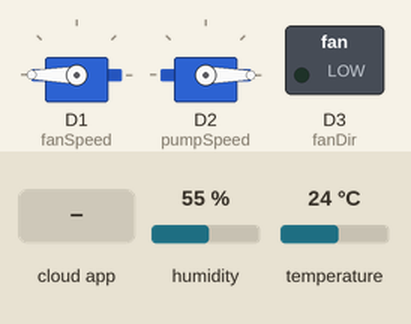
This sketch was run on a simulated ESP8266 (NodeMCU). On the bench: 2 × servo, switched loads named in the sketch (green lamp = pin HIGH). The test bench sets the inputs (shaded band); at power-on: humidity 55 %, temperature 24 °C. WiFi joins after 1.5 s; servers stay silent unless stated; network time is answered at once with the bench clock; the local clock reads 2024-03-15 10:24:30 at power-on unless the sketch sets it; the Firebase database answers and starts empty; what the sketch prints to the serial monitor is not drawn.

Above: at 2.8 s.
2.9 s: the phone or cloud app sets GateOpen to 1
At 6.2 s:
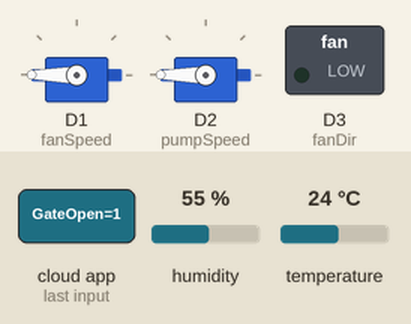
6.5 s: the phone or cloud app sets GateOpen to 0
At 8.5 s:
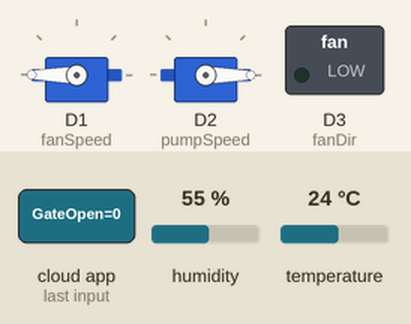
Timing chart, 0 to 10.0 s (numbered marks = the images above; inputs shaded):
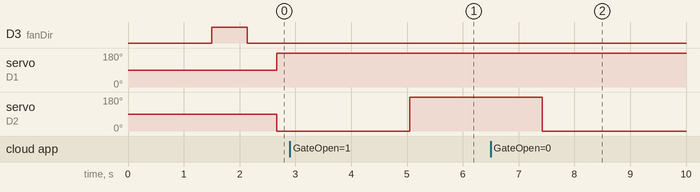

Measured:
- after the input at 2.9 s, servo on D2 (pumpSpeed): 0° → 180° after 2.1 s
- after the input at 6.5 s, servo on D2 (pumpSpeed): 180° → 0° after 0.93 s

The sketch:

ArduinokodNew.ino
```cpp
// includes al needed libraries

#include <FirebaseESP8266.h>
#include <ESP8266WiFi.h>
#include <WiFiUdp.h>
#include <NTPClient.h>
#include <Wire.h>
#include <AM2320.h>
#include <Servo.h>

AM2320 sensor;
Servo servot;
Servo servot2;

// defines where we should conect to firebase via the webb with the wifi name and pasword

#define FIREBASE_HOST "https://waxteras-default-rtdb.europe-west1.firebasedatabase.app"
#define FIREBASE_AUTH "AIzaSyBslwY7gKcIWTltrOcEeDooZWzSRRcSBUg"
#define WIFI_SSID "ABBgym_2.4"
#define WIFI_PASSWORD "mittwifiarsabra"

// #define WIFI_SSID "Almesbo_wifi"
// #define WIFI_PASSWORD "KottenAlmesbo"

// Define Firebase Data objects
FirebaseData firebaseData1;
FirebaseData firebaseData2;

const byte fanSpeed = 5;
const byte fanDir = 0;
const byte pumpSpeed = 4;
const byte PumpDir = 2;

String path = "/Nodes";
String nodeID = "Node2";      // This is this node ID to receive control
String otherNodeID = "Node1"; // This is other node ID to control

// setting up time and timezone

WiFiUDP ntpUDP;
NTPClient timeClient(ntpUDP, "pool.ntp.org", 7200, 60000);

String Time;
int days;
int hours;
int minutes;
int timeEpoche;
int months = 1;
int timesec;
int monthDay;
int monthDayRound = llround(monthDay) + 1;

int fanVal;
int pumpVal;

float earthHum;

bool fanOn;
bool pumpOn;
bool gateOpen;

int hum;
int temp;

void setup()
{

  Serial.begin(9600);
  servot.attach(D1);
  servot2.attach(D2);
  Wire.begin(14, 12);

  WiFi.begin(WIFI_SSID, WIFI_PASSWORD);
  Serial.print("Connecting to Wi-Fi");
  while (WiFi.status() != WL_CONNECTED)
  {
    delay(300);
  }

  Serial.print("Connected with IP: ");
  Serial.println(WiFi.localIP());

  pinMode(fanDir, OUTPUT);
  digitalWrite(fanDir, HIGH);

  Firebase.begin(FIREBASE_HOST, FIREBASE_AUTH);
  Firebase.reconnectWiFi(true);

  timeClient.begin();
  if (!Firebase.beginStream(firebaseData1, path + "/" + nodeID))
  {
    Serial.println("Could not begin stream");
    Serial.println("REASON: " + firebaseData1.errorReason());
  }
}

void loop()
{
  if (!Firebase.readStream(firebaseData1))
  {
    Serial.println("Can't read stream data");
    Serial.println("REASON: " + firebaseData1.errorReason());
  }
  if (firebaseData1.streamTimeout())
  {
    Serial.println("Stream timeout, resume streaming...");
  }

  timeClient.update();

  minutes = timeClient.getMinutes();
  hours = timeClient.getHours() - 1;
  timeEpoche = timeClient.getEpochTime();
  timesec = timeEpoche - 1672517078;
  monthDay = ((timesec) / 86400);

  int potVal = Firebase.getInt(firebaseData2, "LiveData/Fan-speed");

  if (Firebase.getInt(firebaseData2, "LiveData/Fan-speed"))
  {
    if (firebaseData2.dataType() == "int")
    {
      potVal = firebaseData2.intData();
    }
  }
  if (Firebase.getBool(firebaseData2, "LiveData/FanOn"))
  {
    if (firebaseData2.dataType() == "boolean")
    {
      fanOn = firebaseData2.boolData();
    }
  }
  Serial.println(pumpVal);
  if (fanOn)
  {
    digitalWrite(fanDir, LOW);
    analogWrite(fanSpeed, potVal);
  }
  digitalWrite(fanDir, LOW);
  analogWrite(fanSpeed, potVal);

  if (Firebase.getInt(firebaseData2, "LiveData/pumpSpeed"))
  {
    if (firebaseData2.dataType() == "int")
    {
      pumpVal = firebaseData2.intData();
    }
  }
  if (Firebase.getBool(firebaseData2, "LiveData/HumidifyerOn"))
  {
    if (firebaseData2.dataType() == "boolean")
    {
      pumpOn = firebaseData2.boolData();
    }
  }

  Serial.println(potVal);
  if (pumpOn)
  {
    digitalWrite(PumpDir, HIGH);
    analogWrite(pumpSpeed, pumpVal);
  }
  if (Firebase.getBool(firebaseData2, "LiveData/GateOpen"))
  {
    Serial.println(firebaseData2.dataType());
    if (firebaseData2.dataType() == "boolean")
    {
      gateOpen = firebaseData2.boolData();
    }
  }

  Serial.print("Gate:");
  Serial.println(gateOpen);

  Serial.print("monthDayRound");
  Serial.println(monthDayRound);
  Serial.print("hours");
  Serial.println(hours);
  Serial.print("minutes");
  Serial.println(minutes);

  if (monthDay >= 31 && monthDay <= 59)
  {
    months = 1;
    monthDayRound = llround(monthDay) - 30;
  }
  else if (monthDay >= 59 && monthDay <= 90)
  {
    months = 2;
    monthDayRound = llround(monthDay) - 58;
  }

  if (sensor.measure())
  {
    Serial.println("nice");
  }
  else
  {
    Serial.print("error:");
    Serial.println(sensor.getErrorCode());
  }
  temp = sensor.getTemperature();
  hum = sensor.getHumidity();
  Serial.print("temp:");
  Serial.println(temp);
  Serial.print("hum");
  Serial.println(hum);

  if (gateOpen == false)
  {
    servot.write(180);
    servot2.write(0);
  }
  else
  {
    servot.write(360);
    servot2.write(360);
  }

  Firebase.setInt(firebaseData2, "/TempHum/Month" + String(months) + "/days" + String(monthDayRound) + "/Hour-" + String(hours) + "/Minute" + String(minutes) + "/humidity", hum);
  Firebase.setInt(firebaseData2, "LiveData/LiveLuft", hum);

  Firebase.setInt(firebaseData2, "/TempHum/Month" + String(months) + "/days" + String(monthDayRound) + "/Hour-" + String(hours) + "/Minute" + String(minutes) + "/temperature", temp);
  Firebase.setInt(firebaseData2, "LiveData/LiveTemp", temp);
  Firebase.setInt(firebaseData2, "/TempHum/Month" + String(months) + "/days" + String(monthDayRound) + "/Hour-" + String(hours) + "/Minute" + String(minutes) + "/EarthHumidity", 34);
  Firebase.setInt(firebaseData2, "LiveData/LiveJord", 34);

  delay(500);
}
```
